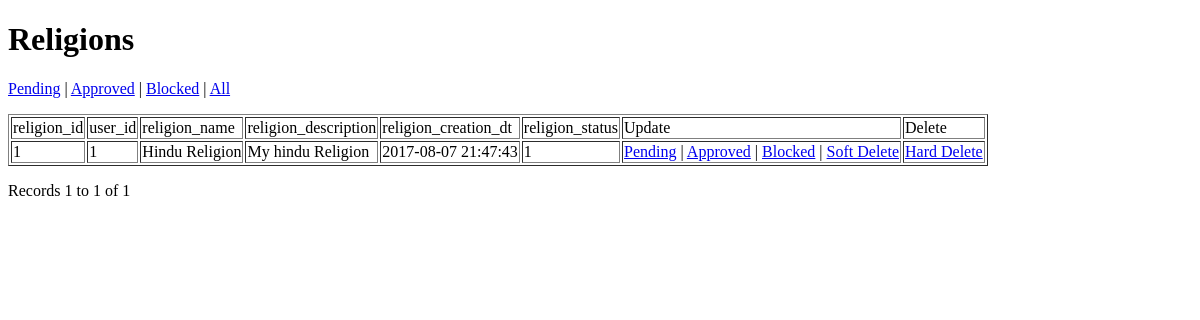
The app's page /0001_myreligion/admin/religions.php?status=1 (signed in), older data.
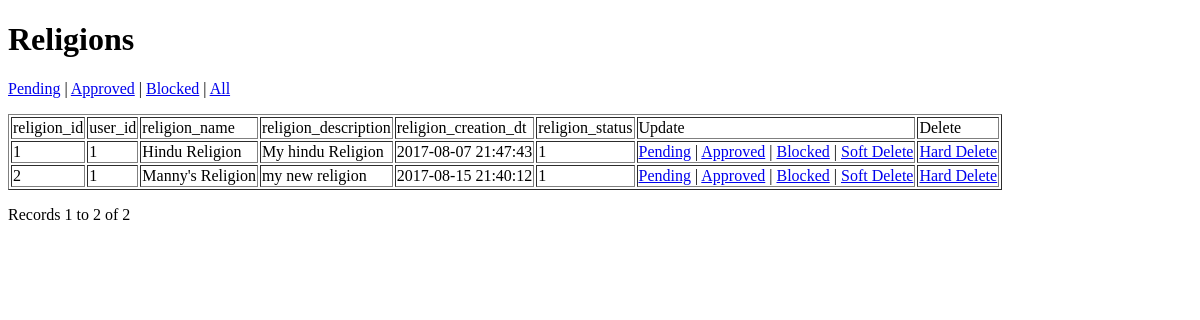
The same page, newer data.
### tables this page shows
CREATE TABLE `religions` (
  `religion_id` int(11) NOT NULL AUTO_INCREMENT,
  `user_id` int(11) DEFAULT NULL,
  `religion_name` varchar(255) DEFAULT NULL,
  `religion_description` text,
  `religion_creation_dt` timestamp NOT NULL DEFAULT CURRENT_TIMESTAMP ON UPDATE CURRENT_TIMESTAMP,
  `religion_status` int(1) NOT NULL DEFAULT '0',
  `religion_type` enum('public','closed') NOT NULL DEFAULT 'closed',
  `religion_image` varchar(255) DEFAULT NULL,
  PRIMARY KEY (`religion_id`)
);

### 0001_myreligion/admin/religions.php (the view, shortened to what this page needs)
<?php require_once('../../Connections/conn.php'); ?>
<?php
$maxRows_rsReligions = 10;
$pageNum_rsReligions = 0;
$startRow_rsReligions = $pageNum_rsReligions * $maxRows_rsReligions;
$colname_rsReligions = "0";
if (isset($_GET['status'])) {
  $colname_rsReligions = (get_magic_quotes_gpc()) ? $_GET['status'] : addslashes($_GET['status']);
}
$query_rsReligions = sprintf("SELECT * FROM religions WHERE religion_status LIKE '%s%%'", $colname_rsReligions);
$query_limit_rsReligions = sprintf("%s LIMIT %d, %d", $query_rsReligions, $startRow_rsReligions, $maxRows_rsReligions);
$rsReligions = mysql_query($query_limit_rsReligions, $conn) or die(mysql_error());
$row_rsReligions = mysql_fetch_assoc($rsReligions);
if (isset($_GET['totalRows_rsReligions'])) {
  $totalRows_rsReligions = $_GET['totalRows_rsReligions'];
} else {
  $all_rsReligions = mysql_query($query_rsReligions);
  $totalRows_rsReligions = mysql_num_rows($all_rsReligions);
}
$totalPages_rsReligions = ceil($totalRows_rsReligions/$maxRows_rsReligions)-1;
?><!DOCTYPE html PUBLIC "-//W3C//DTD XHTML 1.0 Transitional//EN" "http://www.w3.org/TR/xhtml1/DTD/xhtml1-transitional.dtd">
<html xmlns="http://www.w3.org/1999/xhtml">
<head>
</head>
<body>
<h1>Religions</h1>
<p><a href="religions.php?status=0">Pending</a> | <a href="religions.php?status=1">Approved</a> | <a href="religions.php?status=-1">Blocked</a> | <a href="religions.php?status=%">All</a></p>
<?php if ($totalRows_rsReligions > 0) {  ?>
  <table border="1">
    <tr>
      <td valign="top">religion_id</td>
      <td valign="top">user_id</td>
      <td valign="top">religion_name</td>
      <td valign="top">religion_description</td>
      <td valign="top">religion_creation_dt</td>
      <td valign="top">religion_status</td>
      <td valign="top">Update</td>
      <td valign="top">Delete</td>
    </tr>
    <?php do { ?>
      <tr>
        <td valign="top"><?php echo $row_rsReligions['religion_id']; ?></td>
        <td valign="top"><?php echo $row_rsReligions['user_id']; ?></td>
        <td valign="top"><?php echo $row_rsReligions['religion_name']; ?></td>
        <td valign="top"><?php echo $row_rsReligions['religion_description']; ?></td>
        <td valign="top"><?php echo $row_rsReligions['religion_creation_dt']; ?></td>
        <td valign="top"><?php echo $row_rsReligions['religion_status']; ?></td>
        <td valign="top"><a href="religions.php?changed_status=0&status=<?php echo $colname_rsReligions; ?>&religion_id=<?php echo $row_rsReligions['religion_id']; ?>">Pending</a> | <a href="religions.php?changed_status=1&status=<?php echo $colname_rsReligions; ?>&religion_id=<?php echo $row_rsReligions['religion_id']; ?>">Approved</a> | <a href="religions.php?changed_status=-1&status=<?php echo $colname_rsReligions; ?>&religion_id=<?php echo $row_rsReligions['religion_id']; ?>">Blocked</a> | <a href="religions.php?changed_status=2&status=<?php echo $colname_rsReligions; ?>&religion_id=<?php echo $row_rsReligions['religion_id']; ?>">Soft Delete</a></td>
        <td valign="top"><a href="religions.php?delete_id=<?php echo $row_rsReligions['religion_id']; ?>&status=<?php echo $colname_rsReligions; ?>">Hard Delete</a></td>
      </tr>
      <?php } while ($row_rsReligions = mysql_fetch_assoc($rsReligions)); ?>
      </table>
  <p> Records <?php echo ($startRow_rsReligions + 1) ?> to <?php echo min($startRow_rsReligions + $maxRows_rsReligions, $totalRows_rsReligions) ?> of <?php echo $totalRows_rsReligions ?>
  <table border="0" width="50%" align="center">
    <tr>
      <td width="23%" align="center"><?php if ($pageNum_rsReligions > 0) {  ?>
          <?php }  ?>      </td>
      <td width="31%" align="center"><?php if ($pageNum_rsReligions > 0) {  ?>
          <?php }  ?>      </td>
      <td width="23%" align="center"><?php if ($pageNum_rsReligions < $totalPages_rsReligions) {  ?>
          <?php }  ?>      </td>
      <td width="23%" align="center"><?php if ($pageNum_rsReligions < $totalPages_rsReligions) {  ?>
          <?php }  ?>      </td>
    </tr>
      </table>
  <?php }  ?></p>
<?php if ($totalRows_rsReligions == 0) {  ?>
  <p>No Record Found. </p>
  <?php }  ?></body>
</html>

Row changes from the older to the newer data that the page shows:
added religions: religion_id "2", user "1", religion_name "Manny's Religion", religion_description "my new religion", religion_creation_dt "2017-08-15 21:40:12", religion_status "1"
Text that changed along with them:
$totalRows_rsReligions: "1" → "2"
text no longer shown: "1"
text now shown: "2"
